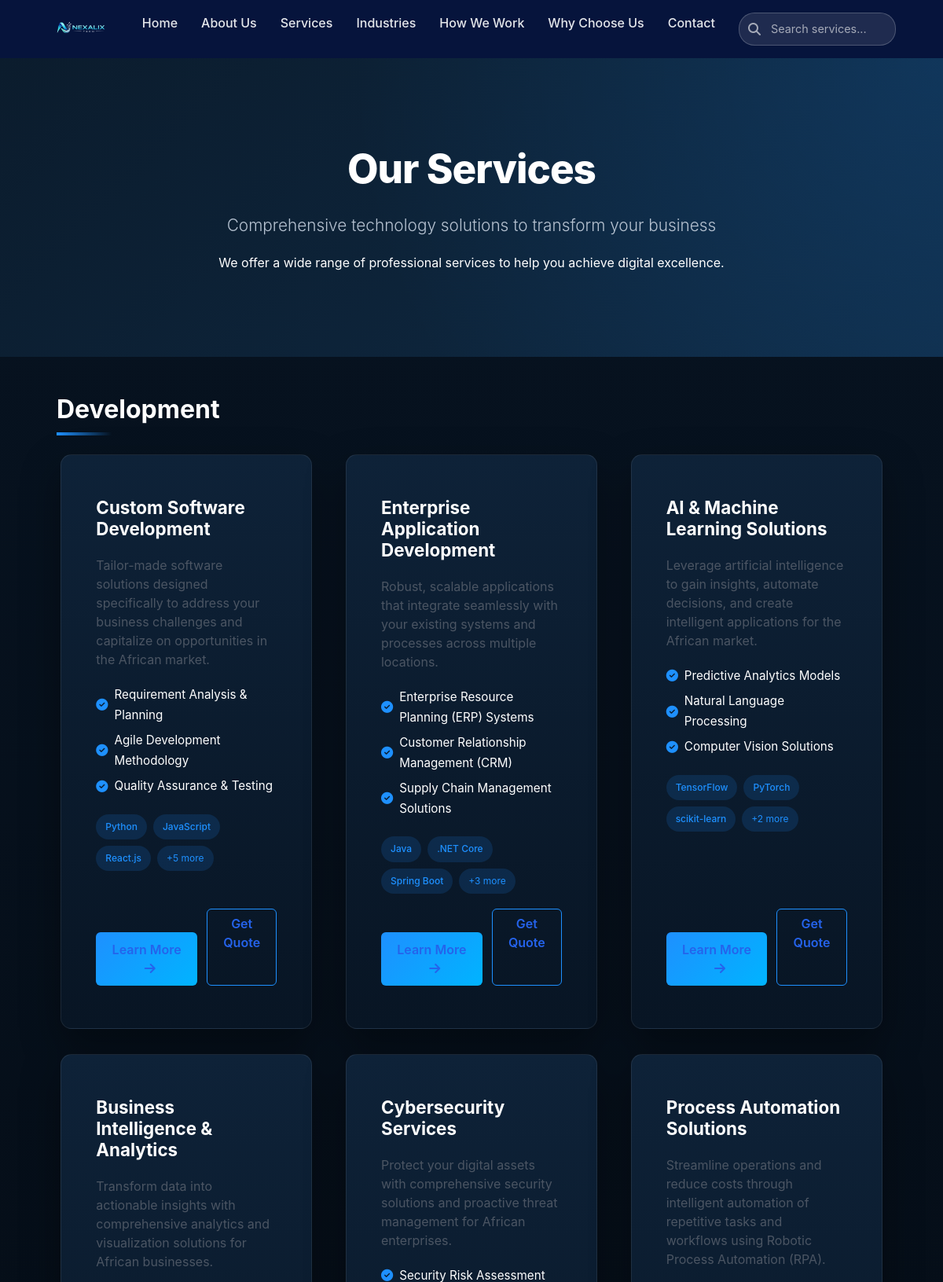
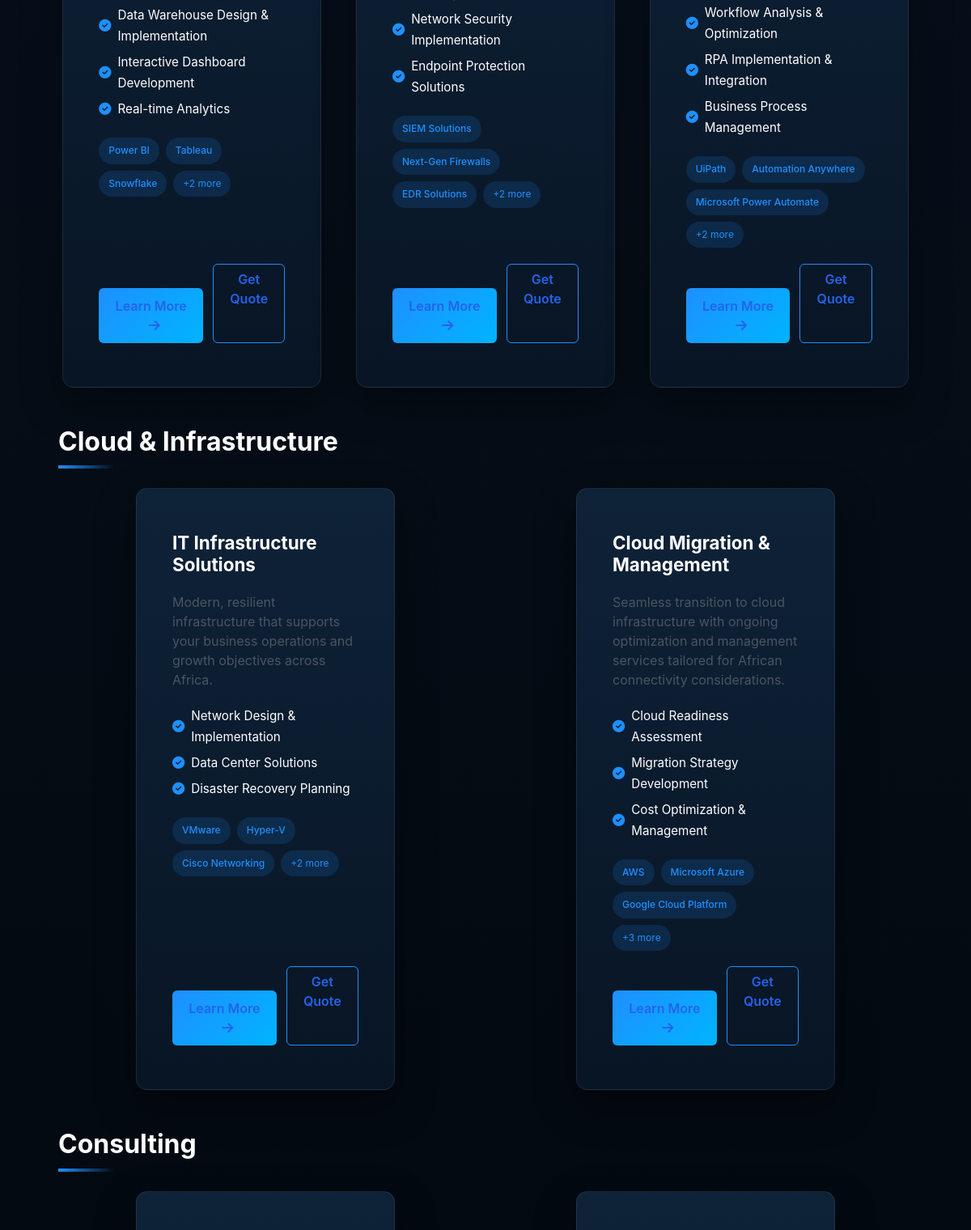
Page /services/ (upper part) on the committed database (2 pictures, top to bottom).
### nexalix_app/models.py (models this page shows, shortened)
class Service(models.Model):
    SERVICE_CATEGORIES = [
        ('development', 'Development'),
        ('marketing', 'Marketing'),
        ('cloud', 'Cloud & Infrastructure'),
        ('consulting', 'Consulting'),
        ('ai', 'Artificial Intelligence'),
        ('training', 'Training'),
    ]
    title = models.CharField(max_length=200)
    short_description = models.TextField(max_length=300)
    full_description = models.TextField()
    icon = models.CharField(
        max_length=100,
        help_text="Font Awesome icon class, e.g., 'fas fa-code'",
        blank=True  # Added blank=True to match the first definition
    )
    category = models.CharField(max_length=50, choices=SERVICE_CATEGORIES, default='development')
    featured_image = models.ImageField(upload_to='services/', blank=True, null=True)
    order = models.IntegerField(default=0, help_text="Display order on services page")
    is_active = models.BooleanField(default=True)
    is_featured = models.BooleanField(
        default=False,
        help_text="Show on homepage"
    )
    slug = models.SlugField(unique=True, blank=True)
    created_at = models.DateTimeField(default=timezone.now)
    updated_at = models.DateTimeField(auto_now=True)
    meta_title = models.CharField(max_length=200, blank=True)
    meta_description = models.TextField(blank=True)
    key_features = models.TextField(blank=True, help_text="One feature per line")
    technologies = models.TextField(blank=True, help_text="Technologies used (comma-separated)")
    pricing_info = models.TextField(blank=True, help_text="Pricing information")
    class Meta:
        ordering = ['order', 'title']
        verbose_name = "Service"
        verbose_name_plural = "Services"
    def get_key_features_list(self):
        if self.key_features:
            return [feature.strip() for feature in self.key_features.split('\n') if feature.strip()]
        return []
    def get_technologies_list(self):
        if self.technologies:
            return [tech.strip() for tech in self.technologies.split(',') if tech.strip()]
        return []

### nexalix_app/views.py (the view)
# urls.py: path('services/', views.services, name='services'),
def services(request):
    services_list = Service.objects.filter(is_active=True).order_by('order')
    services_by_category = {}
    for service in services_list:
        category = service.get_category_display()
        if category not in services_by_category:
            services_by_category[category] = []
        services_by_category[category].append(service)
    pricing_plans = PricingPlan.objects.all().order_by('order')
    context = {
        'services': services_list,
        'services_by_category': services_by_category,
        'pricing_plans': pricing_plans,  # This will work now
        'page_title': 'Our Services',
        'meta_description': 'Explore our comprehensive range of technology services including web development, mobile apps, digital marketing, and more.',
    }
    return render(request, 'services.html', context)

### nexalix_app/models.py (called while the page is built)
    def get_features_list(self):
        return [feature.strip() for feature in self.features.split('\n') if feature.strip()]

### nexalix_app/templates/services.html (shortened to what this page needs)
{% extends "base.html" %}
{% load static %}
{% block content %}
<div class="services-page nexalix-theme">
    <section class="services-hero">
        <div class="container">
            <div class="hero-content">
                <h1>Our Services</h1>
                <p class="lead">Comprehensive technology solutions to transform your business</p>
                <p>We offer a wide range of professional services to help you achieve digital excellence.</p>
            </div>
        </div>
    </section>
    <div class="container py-5">
        {% for category, category_services in services_by_category.items %}
        <section class="service-category mb-5">
            <h2 class="category-title mb-4">{{ category }}</h2>
            <div class="services-grid">
                {% for service in category_services %}
                <div class="service-card">
                    <div class="service-card-inner">
                        <div class="service-content">
                            <h3 class="service-title">{{ service.title }}</h3>
                            <p class="service-description">{{ service.short_description }}</p>
                            {% if service.get_key_features_list %}
                            <ul class="service-features">
                                {% for feature in service.get_key_features_list|slice:":3" %}
                                <li>
                                    <i class="fas fa-check-circle"></i>
                                    {{ feature }}
                                </li>
                                {% endfor %}
                            </ul>
                            {% endif %}
                            {% if service.get_technologies_list %}
                            <div class="service-technologies">
                                {% for tech in service.get_technologies_list|slice:":3" %}
                                <span class="tech-tag">{{ tech }}</span>
                                {% endfor %}
                                {% if service.get_technologies_list|length > 3 %}
                                <span class="tech-tag-more">+{{ service.get_technologies_list|length|add:"-3" }} more</span>
                                {% endif %}
                            </div>
                            {% endif %}
                            <div class="service-actions">
                                <a href="{% url 'service_detail' service.slug %}" class="btn btn-primary">
                                    Learn More
                                    <i class="fas fa-arrow-right ms-2"></i>
                                </a>
                                <a href="{% url 'contact' %}" class="btn btn-outline-primary">
                                    Get Quote
                                </a>
                            </div>
                        </div>
                    </div>
                </div>
                {% endfor %}
            </div>
        </section>
        {% endfor %}
    </div>
</div>
{% endblock %}

### nexalix_app/static/css/style.css (style rules this page uses)
* { margin: 0; padding: 0; box-sizing: border-box; }
body { font-family: "Inter", "Segoe UI", Arial, sans-serif; background-color: #f4f6f9; color: #1f2937; line-height: 1.7; }
a { text-decoration: none; }
.container { width: 90%; max-width: 1200px; margin: auto; }
.btn-primary { display: inline-block; margin-top: 30px; padding: 14px 36px; background: #2563eb; color: #ffffff; border-radius: 6px; font-weight: 600; transition: background 0.3s ease; }
.hero-content { position: relative; z-index: 2; height: 100%; display: flex; flex-direction: column; justify-content: center; align-items: center; text-align: center; color: #fff; padding: 0 1rem; }
.services-grid { display: grid; grid-template-columns: repeat(auto-fit, minmax(280px, 1fr)); gap: 30px; justify-items: center; }
.service-card { background: #ffffff; border-radius: 12px; padding: 30px 20px; box-shadow: 0 8px 20px rgba(0,0,0,0.08); transition: transform 0.3s ease, box-shadow 0.3s ease; width: 100%; max-width: 320px; text-align: left; }
.service-card p { color: #4b5563; margin-bottom: 20px; line-height: 1.5; }
.service-card a { font-weight: 600; color: #2563eb; text-decoration: none; transition: color 0.3s ease; }
.service-content { padding: 20px; }
.tech-tag { background: linear-gradient(135deg, #667eea 0%, #764ba2 100%); color: white; padding: 8px 20px; border-radius: 20px; font-size: 0.9em; font-weight: 500; transition: transform 0.2s ease; }
section { animation: fadeIn 0.8s ease forwards; }

### nexalix_app/templates/services.html (style rules this page uses)
:root { --nx-primary: #0b1c2d; --nx-secondary: #0f2a44; --nx-accent: #1e90ff; --nx-accent-soft: rgba(30, 144, 255, 0.15); --nx-bg-dark: #071321; --nx-bg-light: #f5f7fa; --nx-card-bg: #0e2238; --nx-text-main: #ffffff; --nx-text-muted: #b6c2d1; --nx-border: rgba(255, 255, 255, 0.08); --nx-radius: 14px; --nx-shadow: 0 20px 50px rgba(0, 0, 0, 0.35); }
.services-page { background: linear-gradient(180deg, var(--nx-bg-dark), #000); color: var(--nx-text-main); min-height: 100vh; }
.services-hero { padding: 110px 0 90px; background: radial-gradient(circle at top right, rgba(30,144,255,0.15), transparent 60%), linear-gradient(135deg, var(--nx-primary), var(--nx-secondary)); }
.services-hero h1 { font-size: 3.2rem; font-weight: 800; letter-spacing: -0.02em; }
.services-hero .lead { font-size: 1.3rem; color: var(--nx-text-muted); margin-top: 1rem; }
.category-title { font-size: 2rem; font-weight: 700; margin-bottom: 2rem; position: relative; }
.category-title::after { content: ""; display: block; width: 70px; height: 4px; background: linear-gradient(90deg, var(--nx-accent), transparent); margin-top: 10px; }
.services-grid { display: grid; grid-template-columns: repeat(auto-fit, minmax(320px, 1fr)); gap: 2rem; }
.service-card { background: linear-gradient(180deg, var(--nx-card-bg), #081524); border-radius: var(--nx-radius); border: 1px solid var(--nx-border); overflow: hidden; transition: all 0.35s ease; box-shadow: var(--nx-shadow); }
.service-card-inner { display: flex; flex-direction: column; height: 100%; }
.service-content { padding: 1.5rem; display: flex; flex-direction: column; height: 100%; }
.service-title { font-size: 1.4rem; font-weight: 700; }
.service-description { color: var(--nx-text-muted); margin: 0.75rem 0 1rem; }
.service-features { list-style: none; padding: 0; margin-bottom: 1rem; }
.service-features li { display: flex; align-items: center; font-size: 0.95rem; margin-bottom: 0.4rem; }
.service-features i { color: var(--nx-accent); margin-right: 8px; }
.service-technologies { display: flex; flex-wrap: wrap; gap: 0.5rem; margin-bottom: 1.2rem; }
.tech-tag, .tech-tag-more { font-size: 0.75rem; padding: 6px 12px; border-radius: 20px; background: var(--nx-accent-soft); color: var(--nx-accent); }
.service-actions { margin-top: auto; display: flex; gap: 0.75rem; }
.btn-primary { background: linear-gradient(135deg, var(--nx-accent), #00b4ff); border: none; font-weight: 600; padding: 10px 18px; }
.btn-outline-primary { border: 1px solid var(--nx-accent); color: var(--nx-accent); }

### rows in the picture
Service: category "Development", title "Custom Software Development", short_description "Tailor-made software solutions designed specifically to address your business challenges and capitalize on opportunities in the African market.", get_key_features_list "Requirement Analysis & Planning" "Agile Development Methodology" "Quality Assurance & Testing", get_technologies_list "Python" "JavaScript" "React.js", get_technologies_list|length "5"
Service: title "Enterprise Application Development", short_description "Robust, scalable applications that integrate seamlessly with your existing systems and processes across multiple locations.", get_key_features_list "Enterprise Resource Planning (ERP) Systems" "Customer Relationship Management (CRM)" "Supply Chain Management Solutions", get_technologies_list "Java" ".NET Core" "Spring Boot", get_technologies_list|length "3"
Service: title "AI & Machine Learning Solutions", short_description "Leverage artificial intelligence to gain insights, automate decisions, and create intelligent applications for the African market.", get_key_features_list "Predictive Analytics Models" "Natural Language Processing" "Computer Vision Solutions", get_technologies_list "TensorFlow" "PyTorch" "scikit-learn", get_technologies_list|length "2"
Service: title "Business Intelligence & Analytics", short_description "Transform data into actionable insights with comprehensive analytics and visualization solutions for African businesses.", get_key_features_list "Data Warehouse Design & Implementation" "Interactive Dashboard Development" "Real-time Analytics", get_technologies_list "Power BI" "Tableau" "Snowflake", get_technologies_list|length "2"
Service: title "Cybersecurity Services", short_description "Protect your digital assets with comprehensive security solutions and proactive threat management for African enterprises.", get_key_features_list "Security Risk Assessment" "Network Security Implementation" "Endpoint Protection Solutions", get_technologies_list "SIEM Solutions" "Next-Gen Firewalls" "EDR Solutions", get_technologies_list|length "2"
Service: title "Process Automation Solutions", short_description "Streamline operations and reduce costs through intelligent automation of repetitive tasks and workflows using Robotic Process Automation (RPA).", get_key_features_list "Workflow Analysis & Optimization" "RPA Implementation & Integration" "Business Process Management", get_technologies_list "UiPath" "Automation Anywhere" "Microsoft Power Automate", get_technologies_list|length "2"
Service: category "Cloud & Infrastructure", title "IT Infrastructure Solutions", short_description "Modern, resilient infrastructure that supports your business operations and growth objectives across Africa.", get_key_features_list "Network Design & Implementation" "Data Center Solutions" "Disaster Recovery Planning", get_technologies_list "VMware" "Hyper-V" "Cisco Networking", get_technologies_list|length "2"
Service: title "Cloud Migration & Management", short_description "Seamless transition to cloud infrastructure with ongoing optimization and management services tailored for African connectivity considerations.", get_key_features_list "Cloud Readiness Assessment" "Migration Strategy Development" "Cost Optimization & Management", get_technologies_list "AWS" "Microsoft Azure" "Google Cloud Platform", get_technologies_list|length "3"
Service: category "Consulting"
